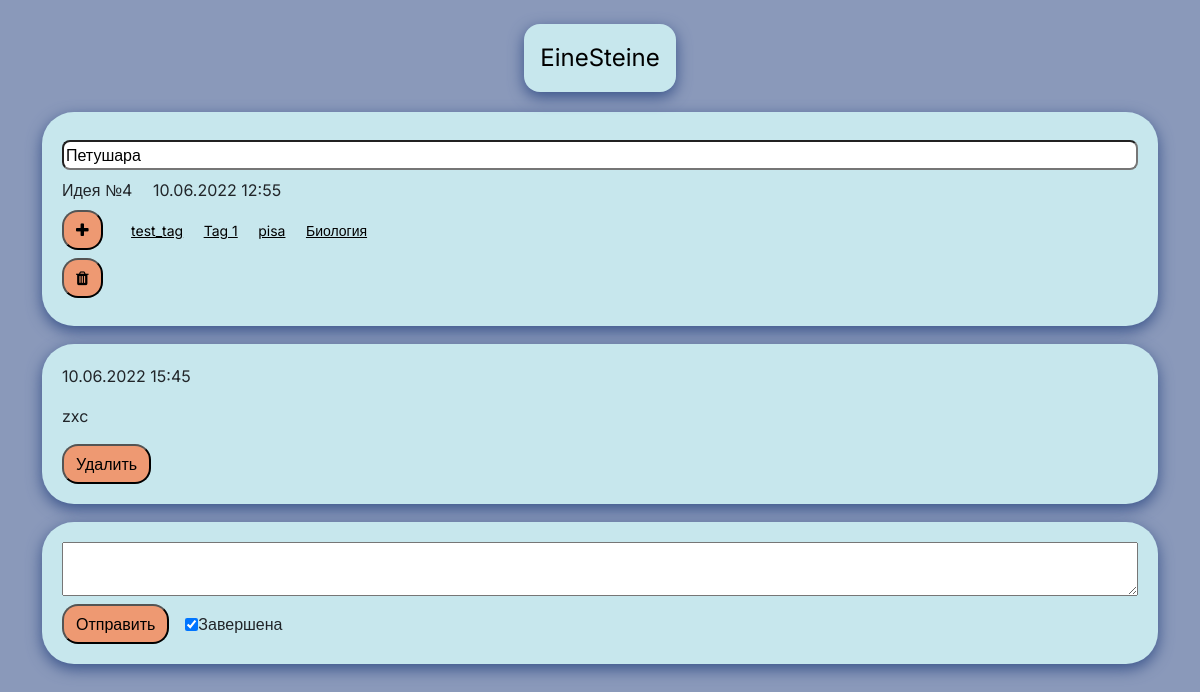
Page /editor/4 (signed in) on the committed database.
### einesteine/models.py (models this page shows, shortened)
class Idea(db.Model):
    id = db.Column(db.Integer, primary_key=True)
    name = db.Column(db.String(140))
    number = db.Column(db.Integer)
    complete = db.Column(db.Boolean())
    created_time = db.Column(db.DateTime)
    user_id = db.Column(db.Integer, db.ForeignKey('user.id'))
    posts = db.relationship('Post', backref='idea_post', lazy='dynamic')

class Tag(db.Model):
    id = db.Column(db.Integer, primary_key=True)
    name = db.Column(db.String(140))
    user_id = db.Column(db.Integer, db.ForeignKey('user.id'))
    ideas = db.relationship('Idea', secondary = tag_connections,
                            secondaryjoin = (tag_connections.c.tag_id == id),
                            primaryjoin = (tag_connections.c.tagged_id == Idea.id),
                            backref=db.backref('tags', lazy='dynamic'), lazy='dynamic')

class Post(db.Model):
    id = db.Column(db.Integer, primary_key=True)
    body = db.Column(db.String(3000))
    created_time = db.Column(db.DateTime)
    idea_id = db.Column(db.Integer, db.ForeignKey('idea.id'))
    user_id = db.Column(db.Integer, db.ForeignKey('user.id'))

### einesteine/routes.py (the view)
@app.route('/editor/<idea_id>')
@login_required
def editor(idea_id):
    idea = Idea.query.get(idea_id)
    tags = Tag.query.filter_by(user_id=current_user.id).all()
    if idea is not None and idea.user_id == current_user.id:
        return render_template('editor.html', idea = idea, tags = tags)
    else:
        return redirect(url_for('logout'))

### einesteine/models.py (called while the page is built)
@login.user_loader
def load_user(id):
    return User.query.get(int(id))

### einesteine/templates/editor.html (shortened to what this page needs)
{% extends "base.html" %}
{% block content%}
<div class="container" style="margin-top: 20px;margin-bottom: 20px;">
    <div class="editor-head" style="padding: 20px;border-radius: 2rem;">
        <div style="margin: 8px 0px;">
          <input id = "idea_name" type="text" value="{{ idea.name }}" style="border-radius: .5rem;width: 100%;"></div>
        <div style="margin: 8px 0px;">
          <span style="margin-right: 16px;">Идея №{{ idea.id }}</span>
          <span>{{ idea.created_time.strftime('%d.%m.%Y %H:%M')}}<br></span>
        </div>
        <div style="margin: 8px 0px;">
            <div id = 'tag-list'>
              <button class="form-button" type="button" style="margin-right: 16px;" data-bs-toggle="modal" data-bs-target="#add-tag"><i class="fa fa-plus"></i></button>
              {% for tag in idea.tags %}
                <a id = "tag_show_{{ tag.id }}" class = "dashboard-tag" style="text-decoration: underline;" onclick="disconnect_tag({{ tag.id }})">{{ tag.name }}</a>
              {% endfor %}
            </div>
            <div style="margin: 8px 0px;">
              <button class="form-button" type="button" style="margin-right: 16px;" data-bs-toggle="modal" data-bs-target="#delete_idea"><i class="fa fa-trash"></i></button>
            </div>
        </div>
    </div>
    <div id = 'posts-container'>
      {% for post in idea.posts.all() %}
      <div id = 'post_{{ post.id }}' class="d-flex flex-column editor-head" style="padding: 20px;border-radius: 2rem;margin-top: 18px;">
        <span style="margin-bottom: 8px;">{{ post.created_time.strftime('%d.%m.%Y %H:%M') }}</span>
        <span class = 'text-break' style="margin: 8px 0px;">{{ post.body }}</span>
          <div>
            <button class="form-button" type="button" style="margin-top: 8px;" onclick = "delete_post({{ post.id }})">Удалить</button>
          </div>
      </div>
      {% endfor %}
    </div>
    <div class="d-flex flex-column editor-head" style="padding: 20px;border-radius: 2rem;margin-top: 18px;">
        <textarea id = "text"></textarea>
        <div class="d-flex align-items-center" style="margin-top: 8px;">
          <button class="form-button" type="button" style="margin-right: 16px;" onclick = "send_update()">Отправить</button>
          {% if idea.complete %}
            <input id = 'completed' type="checkbox" checked>
          {% else %}
            <input id = 'completed' type="checkbox">
          {% endif %}
          <span>Завершена</span>
        </div>
    </div>
</div>
{% endblock %}

### einesteine/static/css/colors.css (style rules this page uses)
:root { --a-color: #C7E7ED; --as-color: #8A99BA; --ad-color: #39538A; --b-color: #EE9972; --bd-color: #c57f5f; --c-color: #BD8F86; --cd-color: #8c6a63; }

### einesteine/static/css/custom.css (style rules this page uses)
.form-button { background-color: var(--b-color); padding: 6px 12px; border-radius: 1rem; }
.dashboard-tag { text-decoration: underline; font-size: 14px; color: black; margin: 8px; }
.editor-head { background-color: var(--a-color); box-shadow: 0px 5px 15px var(--ad-color); }

### rows in the picture
Idea: name "Петушара", id "4", created_time "10.06.2022 12:55"
Tag: name "test_tag"
Tag: name "Tag 1"
Tag: name "pisa"
Tag: name "Биология"
Post: created_time "10.06.2022 15:45", body "zxc"
